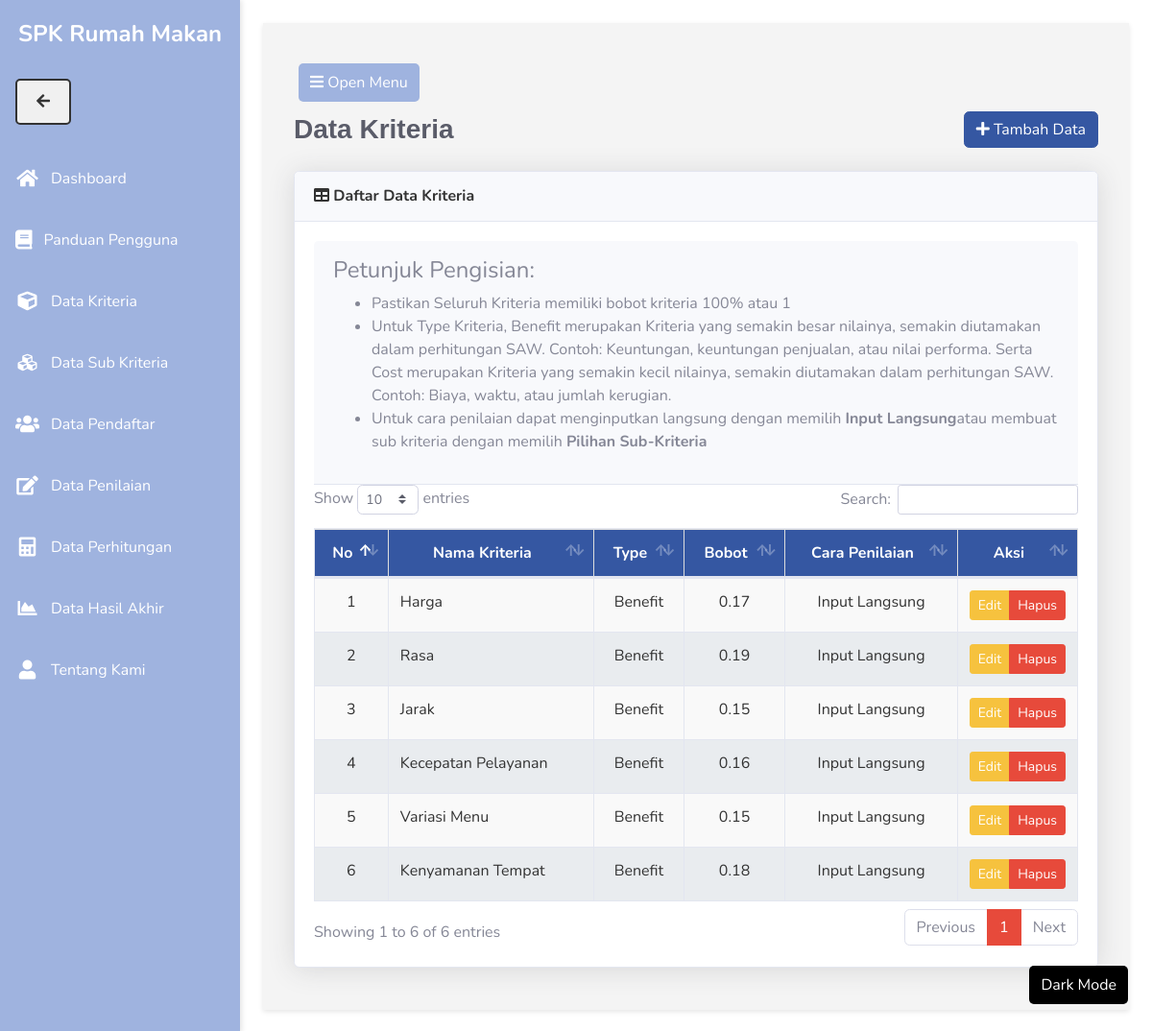
/list-kriteria.php, run on the app's committed database.
### tables this page shows
CREATE TABLE `kriteria` (
  `id_kriteria` int(11) NOT NULL,
  `nama` varchar(50) NOT NULL,
  `type` enum('Benefit','Cost') NOT NULL,
  `bobot` float NOT NULL,
  `ada_pilihan` tinyint(1) DEFAULT NULL
);

### list-kriteria.php (the view, shortened to what this page needs)
<?php
require_once('includes/init.php');
require_once('template/header.php');
?>
<div class="d-sm-flex align-items-center justify-content-between mb-4">
	<h1 class="h3 mb-0 text-gray-800">Data Kriteria</h1>
	<a href="tambah-kriteria.php" class="btn btn-primary no-focus">
    <i class="fa fa-plus"></i> Tambah Data
</a>
</div>
<div class="card shadow mb-4">
	<div class="card-header py-3">
		<h6 class="m-0 font-weight-bold"><i class="fa fa-table"></i> Daftar Data Kriteria</h6>
	</div>
	<div class="card-body">
	<div class="card-header py-3">
                        <h4>Petunjuk Pengisian:</h4>
                        <ul>
                        <li>Pastikan Seluruh Kriteria memiliki bobot kriteria 100% atau 1</li>
                        <li>Untuk Type Kriteria, Benefit merupakan Kriteria yang semakin besar nilainya, semakin diutamakan dalam perhitungan SAW. Contoh: Keuntungan, keuntungan penjualan, atau nilai performa. Serta Cost merupakan Kriteria yang semakin kecil nilainya, semakin diutamakan dalam perhitungan SAW. Contoh: Biaya, waktu, atau jumlah kerugian.</li>
                        <li>Untuk cara penilaian dapat menginputkan langsung dengan memilih <strong>Input Langsung</strong>atau membuat sub kriteria dengan memilih <strong>Pilihan Sub-Kriteria</strong></li>
                    </ul>
                    </div>
		<div class="table-responsive">
			<table class="table table-bordered" id="dataTable" width="100%" cellspacing="0">
				<thead class="bg-primary text-white">
					<tr align="center">
						<th>No</th>
						<th>Nama Kriteria</th>
						<th>Type</th>
						<th>Bobot</th>
						<th>Cara Penilaian</th>
						<th width="15%">Aksi</th>
					</tr>
				</thead>
				<tbody>
					<?php
					$no = 1;
					$query = mysqli_query($koneksi, "SELECT * FROM kriteria ORDER BY id_kriteria ASC");
					while ($data = mysqli_fetch_array($query)) :
					?>
						<tr align="center">
							<td><?php echo $no; ?></td>
							<td align="left"><?php echo $data['nama']; ?></td>
							<td><?php echo $data['type']; ?></td>
							<td><?php echo $data['bobot']; ?></td>
							<td><?php echo ($data['ada_pilihan']) ? 'Pilihan Sub Kriteria' : 'Input Langsung'; ?></td>
							<td>
								<div class="btn-group" role="group">
									<a data-toggle="tooltip" data-placement="bottom" title="Edit Data" href="edit-kriteria.php?id=<?php echo $data['id_kriteria']; ?>" class="btn btn-warning btn-sm">Edit</a>
									<a data-toggle="tooltip" data-placement="bottom" title="Hapus Data" href="hapus-kriteria.php?id=<?php echo $data['id_kriteria']; ?>" onclick="return confirm ('Apakah anda yakin untuk meghapus data ini')" class="btn btn-danger btn-sm">Hapus</a>
								</div>
							</td>
						</tr>
					<?php
						$no++;
					endwhile; ?>
				</tbody>
			</table>
		</div>
	</div>
</div>
<?php
require_once('template/footer.php');
?>

### assets/css/custom.css (style rules this page uses)
.h3 { font-family: "Franklin Gothic Medium", "Arial Narrow", Arial, sans-serif; font-weight: bold; color: #333; }
.bg-primary { background-color: rgb(53, 87, 162); color:rgb(53, 87, 162); }
.table-bordered th { background-color:rgb(53, 87, 162); border: 1px solid #ddd; }
tbody tr { background-color: #f9f9f9; color: #333; }
tbody tr:nth-child(even) { background-color: #e9ecef; }
.btn-primary { background-color: rgb(53, 87, 162); border-color: rgb(53, 87, 162); color: #fff; }
.btn.btn-primary.no-focus { background-color: rgb(53, 87, 162); border-color:rgb(53, 87, 162); color: #fff; outline: none; }
.font-weight-bold { font-weight: bold; font-size: 1rem; color: #333; margin-bottom: 0.5rem; display: block; }
.table-responsive { overflow-x: auto; }
.table th { background-color: rgb(53, 87, 162); color: white; }

### data on the page
kriteria: nama "Harga", type "Benefit", bobot "0.17", ada_pilihan "Input Langsung"
kriteria: nama "Rasa", type "Benefit", bobot "0.19", ada_pilihan "Input Langsung"
kriteria: nama "Jarak", type "Benefit", bobot "0.15", ada_pilihan "Input Langsung"
kriteria: nama "Kecepatan Pelayanan", type "Benefit", bobot "0.16", ada_pilihan "Input Langsung"
kriteria: nama "Variasi Menu", type "Benefit", bobot "0.15", ada_pilihan "Input Langsung"
kriteria: nama "Kenyamanan Tempat", type "Benefit", bobot "0.18", ada_pilihan "Input Langsung"
